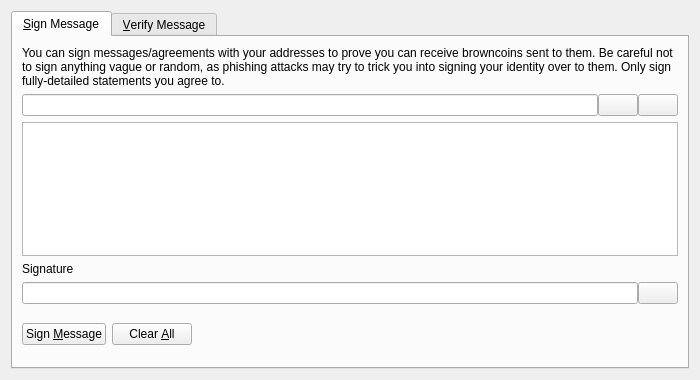
<?xml version="1.0" encoding="UTF-8"?>
<ui version="4.0">
 <class>SignVerifyMessageDialog</class>
 <widget class="QDialog" name="SignVerifyMessageDialog">
  <property name="geometry">
   <rect>
    <x>0</x>
    <y>0</y>
    <width>700</width>
    <height>380</height>
   </rect>
  </property>
  <property name="windowTitle">
   <string>Signatures - Sign / Verify a Message</string>
  </property>
  <property name="modal">
   <bool>true</bool>
  </property>
  <layout class="QVBoxLayout" name="verticalLayout">
   <item>
    <widget class="QTabWidget" name="tabWidget">
     <property name="currentIndex">
      <number>0</number>
     </property>
     <widget class="QWidget" name="tabSignMessage">
      <attribute name="title">
       <string>&amp;Sign Message</string>
      </attribute>
      <layout class="QVBoxLayout" name="verticalLayout_SM">
       <item>
        <widget class="QLabel" name="infoLabel_SM">
         <property name="text">
          <string>You can sign messages/agreements with your addresses to prove you can receive browncoins sent to them. Be careful not to sign anything vague or random, as phishing attacks may try to trick you into signing your identity over to them. Only sign fully-detailed statements you agree to.</string>
         </property>
         <property name="textFormat">
          <enum>Qt::PlainText</enum>
         </property>
         <property name="wordWrap">
          <bool>true</bool>
         </property>
        </widget>
       </item>
       <item>
        <layout class="QHBoxLayout" name="horizontalLayout_1_SM">
         <property name="spacing">
          <number>0</number>
         </property>
         <item>
          <widget class="QValidatedLineEdit" name="addressIn_SM">
           <property name="toolTip">
            <string>The Browncoin address to sign the message with</string>
           </property>
          </widget>
         </item>
         <item>
          <widget class="QPushButton" name="addressBookButton_SM">
           <property name="toolTip">
            <string>Choose previously used address</string>
           </property>
           <property name="text">
            <string/>
           </property>
           <property name="icon">
            <iconset resource="../bitcoin.qrc">
             <normaloff>:/icons/address-book</normaloff>:/icons/address-book</iconset>
           </property>
           <property name="shortcut">
            <string>Alt+A</string>
           </property>
           <property name="autoDefault">
            <bool>false</bool>
           </property>
          </widget>
         </item>
         <item>
          <widget class="QPushButton" name="pasteButton_SM">
           <property name="toolTip">
            <string>Paste address from clipboard</string>
           </property>
           <property name="text">
            <string/>
           </property>
           <property name="icon">
            <iconset resource="../bitcoin.qrc">
             <normaloff>:/icons/editpaste</normaloff>:/icons/editpaste</iconset>
           </property>
           <property name="shortcut">
            <string>Alt+P</string>
           </property>
           <property name="autoDefault">
            <bool>false</bool>
           </property>
          </widget>
         </item>
        </layout>
       </item>
       <item>
        <widget class="QPlainTextEdit" name="messageIn_SM">
         <property name="toolTip">
          <string>Enter the message you want to sign here</string>
         </property>
        </widget>
       </item>
       <item>
        <widget class="QLabel" name="signatureLabel_SM">
         <property name="text">
          <string>Signature</string>
         </property>
         <property name="textFormat">
          <enum>Qt::PlainText</enum>
         </property>
        </widget>
       </item>
       <item>
        <layout class="QHBoxLayout" name="horizontalLayout_2_SM">
         <property name="spacing">
          <number>0</number>
         </property>
         <item>
          <widget class="QLineEdit" name="signatureOut_SM">
           <property name="font">
            <font>
             <italic>true</italic>
            </font>
           </property>
           <property name="readOnly">
            <bool>true</bool>
           </property>
          </widget>
         </item>
         <item>
          <widget class="QPushButton" name="copySignatureButton_SM">
           <property name="toolTip">
            <string>Copy the current signature to the system clipboard</string>
           </property>
           <property name="text">
            <string/>
           </property>
           <property name="icon">
            <iconset resource="../bitcoin.qrc">
             <normaloff>:/icons/editcopy</normaloff>:/icons/editcopy</iconset>
           </property>
           <property name="autoDefault">
            <bool>false</bool>
           </property>
          </widget>
         </item>
        </layout>
       </item>
       <item>
        <layout class="QHBoxLayout" name="horizontalLayout_3_SM">
         <item>
          <widget class="QPushButton" name="signMessageButton_SM">
           <property name="toolTip">
            <string>Sign the message to prove you own this Browncoin address</string>
           </property>
           <property name="text">
            <string>Sign &amp;Message</string>
           </property>
           <property name="icon">
            <iconset resource="../bitcoin.qrc">
             <normaloff>:/icons/edit</normaloff>:/icons/edit</iconset>
           </property>
           <property name="autoDefault">
            <bool>false</bool>
           </property>
          </widget>
         </item>
         <item>
          <widget class="QPushButton" name="clearButton_SM">
           <property name="toolTip">
            <string>Reset all sign message fields</string>
           </property>
           <property name="text">
            <string>Clear &amp;All</string>
           </property>
           <property name="icon">
            <iconset resource="../bitcoin.qrc">
             <normaloff>:/icons/remove</normaloff>:/icons/remove</iconset>
           </property>
           <property name="autoDefault">
            <bool>false</bool>
           </property>
          </widget>
         </item>
         <item>
          <spacer name="horizontalSpacer_1_SM">
           <property name="orientation">
            <enum>Qt::Horizontal</enum>
           </property>
           <property name="sizeHint" stdset="0">
            <size>
             <width>40</width>
             <height>48</height>
            </size>
           </property>
          </spacer>
         </item>
         <item>
          <widget class="QLabel" name="statusLabel_SM">
           <property name="font">
            <font>
             <weight>75</weight>
             <bold>true</bold>
            </font>
           </property>
           <property name="text">
            <string/>
           </property>
           <property name="wordWrap">
            <bool>true</bool>
           </property>
          </widget>
         </item>
         <item>
          <spacer name="horizontalSpacer_2_SM">
           <property name="orientation">
            <enum>Qt::Horizontal</enum>
           </property>
           <property name="sizeHint" stdset="0">
            <size>
             <width>40</width>
             <height>48</height>
            </size>
           </property>
          </spacer>
         </item>
        </layout>
       </item>
      </layout>
     </widget>
     <widget class="QWidget" name="tabVerifyMessage">
      <attribute name="title">
       <string>&amp;Verify Message</string>
      </attribute>
      <layout class="QVBoxLayout" name="verticalLayout_VM">
       <item>
        <widget class="QLabel" name="infoLabel_VM">
         <property name="text">
          <string>Enter the receiver's address, message (ensure you copy line breaks, spaces, tabs, etc. exactly) and signature below to verify the message. Be careful not to read more into the signature than what is in the signed message itself, to avoid being tricked by a man-in-the-middle attack. Note that this only proves the signing party receives with the address, it cannot prove sendership of any transaction!</string>
         </property>
         <property name="textFormat">
          <enum>Qt::PlainText</enum>
         </property>
         <property name="alignment">
          <set>Qt::AlignLeading|Qt::AlignLeft|Qt::AlignTop</set>
         </property>
         <property name="wordWrap">
          <bool>true</bool>
         </property>
        </widget>
       </item>
       <item>
        <layout class="QHBoxLayout" name="horizontalLayout_1_VM">
         <property name="spacing">
          <number>0</number>
         </property>
         <item>
          <widget class="QValidatedLineEdit" name="addressIn_VM">
           <property name="toolTip">
            <string>The Browncoin address the message was signed with</string>
           </property>
          </widget>
         </item>
         <item>
          <widget class="QPushButton" name="addressBookButton_VM">
           <property name="toolTip">
            <string>Choose previously used address</string>
           </property>
           <property name="text">
            <string/>
           </property>
           <property name="icon">
            <iconset resource="../bitcoin.qrc">
             <normaloff>:/icons/address-book</normaloff>:/icons/address-book</iconset>
           </property>
           <property name="shortcut">
            <string>Alt+A</string>
           </property>
           <property name="autoDefault">
            <bool>false</bool>
           </property>
          </widget>
         </item>
        </layout>
       </item>
       <item>
        <widget class="QPlainTextEdit" name="messageIn_VM"/>
       </item>
       <item>
        <widget class="QValidatedLineEdit" name="signatureIn_VM"/>
       </item>
       <item>
        <layout class="QHBoxLayout" name="horizontalLayout_2_VM">
         <item>
          <widget class="QPushButton" name="verifyMessageButton_VM">
           <property name="toolTip">
            <string>Verify the message to ensure it was signed with the specified Browncoin address</string>
           </property>
           <property name="text">
            <string>Verify &amp;Message</string>
           </property>
           <property name="icon">
            <iconset resource="../bitcoin.qrc">
             <normaloff>:/icons/transaction_0</normaloff>:/icons/transaction_0</iconset>
           </property>
           <property name="autoDefault">
            <bool>false</bool>
           </property>
          </widget>
         </item>
         <item>
          <widget class="QPushButton" name="clearButton_VM">
           <property name="toolTip">
            <string>Reset all verify message fields</string>
           </property>
           <property name="text">
            <string>Clear &amp;All</string>
           </property>
           <property name="icon">
            <iconset resource="../bitcoin.qrc">
             <normaloff>:/icons/remove</normaloff>:/icons/remove</iconset>
           </property>
           <property name="autoDefault">
            <bool>false</bool>
           </property>
          </widget>
         </item>
         <item>
          <spacer name="horizontalSpacer_1_VM">
           <property name="orientation">
            <enum>Qt::Horizontal</enum>
           </property>
           <property name="sizeHint" stdset="0">
            <size>
             <width>40</width>
             <height>48</height>
            </size>
           </property>
          </spacer>
         </item>
         <item>
          <widget class="QLabel" name="statusLabel_VM">
           <property name="font">
            <font>
             <weight>75</weight>
             <bold>true</bold>
            </font>
           </property>
           <property name="text">
            <string/>
           </property>
           <property name="wordWrap">
            <bool>true</bool>
           </property>
          </widget>
         </item>
         <item>
          <spacer name="horizontalSpacer_2_VM">
           <property name="orientation">
            <enum>Qt::Horizontal</enum>
           </property>
           <property name="sizeHint" stdset="0">
            <size>
             <width>40</width>
             <height>48</height>
            </size>
           </property>
          </spacer>
         </item>
        </layout>
       </item>
      </layout>
     </widget>
    </widget>
   </item>
  </layout>
 </widget>
 <customwidgets>
  <customwidget>
   <class>QValidatedLineEdit</class>
   <extends>QLineEdit</extends>
   <header>qt/qvalidatedlineedit.h</header>
  </customwidget>
 </customwidgets>
 <resources>
  <include location="../bitcoin.qrc"/>
 </resources>
 <connections/>
</ui>
